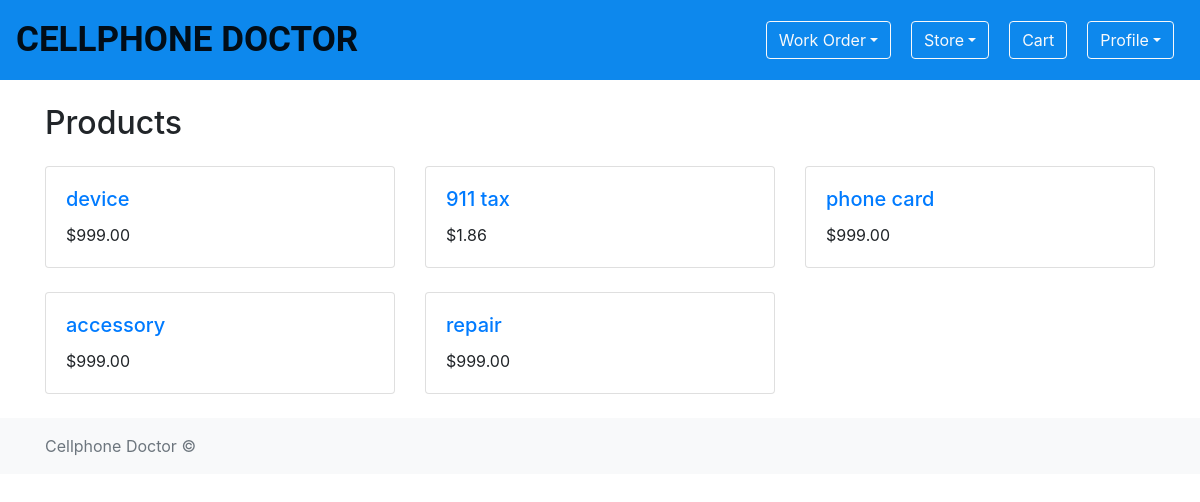
Before: / (signed in) with the older database file.
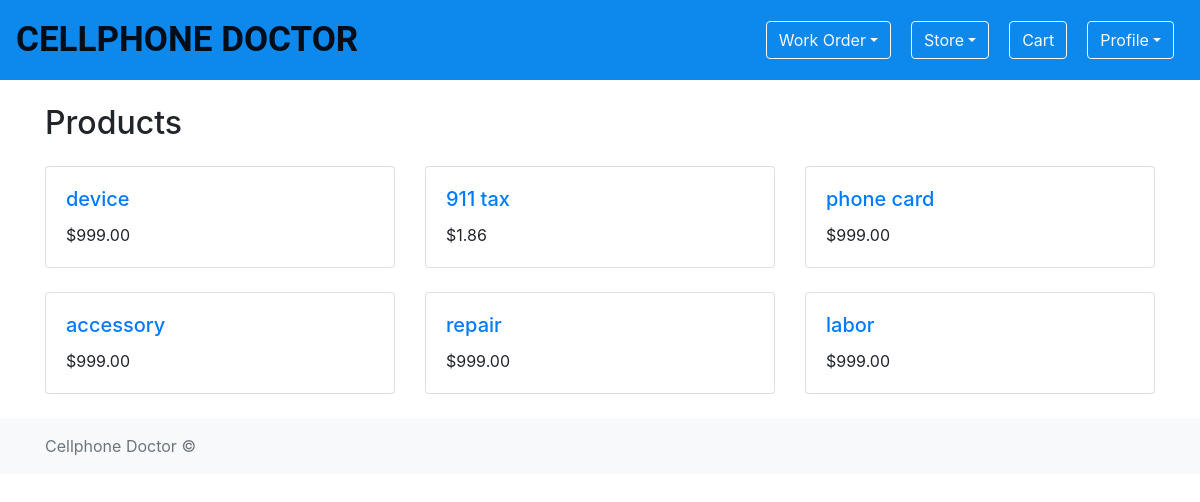
After: the same page with the newer database file.
### shopping_cart/models.py (models this page shows, shortened)
class Product(models.Model):
    name = models.CharField(max_length=255)
    description = models.TextField(blank=True, null=True)
    price = models.DecimalField(max_digits=10, decimal_places=2)
    cost = models.DecimalField(max_digits=10, decimal_places=2, blank=True, null=True)
    department = models.ForeignKey(Department, on_delete=models.CASCADE)
    location = models.ForeignKey(Location, on_delete=models.CASCADE, blank=True, null=True)
    image = models.ImageField(
        upload_to='static/images/product_images/', blank=True, null=True)

### shopping_cart/views.py (the view)
# urls.py: path('', ProductListView.as_view(), name='product_list'),
class ProductListView(LoginRequiredMixin, ListView):
    model = Product
    template_name = 'shopping_cart/product_list.html'
    context_object_name = 'products'

### shopping_cart/templates/shopping_cart/product_list.html (shortened to what this page needs)
{% extends 'base.html' %}
{% block content %}
  <h2 class="mb-4">Products</h2>
  <div class="row">
    {% for product in products %}
      <div class="col-md-4 col-sm-6 mb-4">
        <div class="card">
          <div class="card-body">
            <h5 class="card-title">
              <a href="{% url 'shopping_cart:product_detail' pk=product.pk %}">{{ product.name }}</a>
            </h5>
            <p class="card-text">${{ product.price }}</p>
          </div>
        </div>
      </div>
    {% endfor %}
  </div>
{% endblock %}

### templates/base.html (shortened to what this page needs)
<!DOCTYPE html>
<html lang="en">
  {% load static %}
  <head>
    <link
      rel="stylesheet"
      href="https://cdn.jsdelivr.net/npm/bootstrap@4.0.0/dist/css/bootstrap.min.css"
    />
    <link rel="stylesheet" type="text/css" href="{% static 'css/style.css' %}" />
  </head>
  <body>
    <header>
      <nav class="navbar navbar-expand-lg navbar-light">
        <a class="navbar-brand nvb" href="{% url 'shopping_cart:product_list' %}">Cellphone Doctor</a>
        <div class="collapse navbar-collapse justify-content-end"id="navbarNav">
          <ul class="navbar-nav">
            {% if user.is_authenticated %}
            <li class="nav-item dropdown">
              <a class="btn btn-outline-light dropdown-toggle" href="#" id="storeDropdown" role="button" data-toggle="dropdown" aria-haspopup="true" aria-expanded="false">Work Order</a>
            </li>
            <li class="nav-item dropdown">
              <a class="btn btn-outline-light dropdown-toggle" href="#" id="storeDropdown" role="button" data-toggle="dropdown" aria-haspopup="true" aria-expanded="false">Store</a>
            </li>
            <li class="nav-item">
              <a class="btn btn-outline-light" href="{% url 'shopping_cart:shopping_cart' %}">Cart</a>
            </li>
            <li class="nav-item dropdown">
              <a class="btn btn-outline-light dropdown-toggle" href="#" id="storeDropdown" role="button" data-toggle="dropdown" aria-haspopup="true" aria-expanded="false">Profile</a>
            </li>
            {% endif %}
          </ul>
        </div>
      </nav>
    </header>
    <br />
    <main role="main" class="container">
      {% block content %} {% endblock %}
    </main>
    <footer class="footer mt-auto py-3 bg-light">
      <div class="container">
        <span class="text-muted">Cellphone Doctor &copy; {{ now.year }}</span>
      </div>
    </footer>
    <link
      rel="stylesheet"
      href="https://maxcdn.bootstrapcdn.com/bootstrap/4.5.2/css/bootstrap.min.css"
    />
  </body>
</html>

### static/css/style.css (style rules this page uses)
.navbar-nav .nav-item { margin: 10px; }
.navbar { background-color: #0d88ed; height: 80px; }
.navbar .navbar-brand { font-size: 25px; font-weight: 800; text-transform: uppercase; font-family: 'roboto'; color: #ca1616; }
.navbar .nvb { color: rgb(255, 255, 255); font-size: 35px; font-weight: 600; text-transform: uppercase; }

Changed rows visible on the page:
added Product: name "labor", price "999.00"
